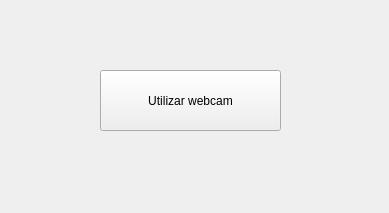
<?xml version="1.0" encoding="UTF-8"?>
<ui version="4.0">
 <class>Form</class>
 <widget class="QWidget" name="Form">
  <property name="geometry">
   <rect>
    <x>0</x>
    <y>0</y>
    <width>389</width>
    <height>213</height>
   </rect>
  </property>
  <property name="windowTitle">
   <string>Form</string>
  </property>
  <widget class="QPushButton" name="pushButton">
   <property name="geometry">
    <rect>
     <x>100</x>
     <y>70</y>
     <width>181</width>
     <height>61</height>
    </rect>
   </property>
   <property name="text">
    <string>Utilizar webcam</string>
   </property>
  </widget>
 </widget>
 <resources/>
 <connections/>
</ui>
